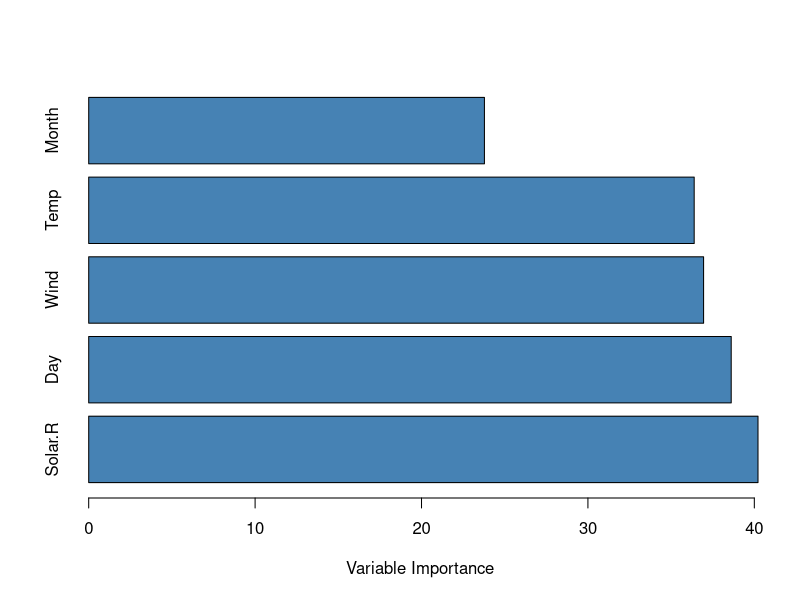

Recreate this plot in R.
library(dplyr)   
library(ggplot2) 
library(e1071)   #for calculating variable importancei
library(caret)   #for general model fitting
library(rpart)   #for fitting decision trees
library(ipred)   #for fitting bagged decision trees

#load data
data("airquality")
View(airquality)

#view structure of airquality dataset
str(airquality)

#for reproducibility
set.seed(1)

#fit the bagged model
bag <- bagging(
  formula = Ozone ~ .,
  data = airquality,
  nbagg = 150, #bootstrapped samples 
  coob = TRUE, #estimated out-of-bag error
  control = rpart.control(minsplit = 2, cp = 0))

#minsplit = 2: This tells the model to only require 2 observations in a node to split.
#cp = 0. This is the complexity parameter. By setting it to 0, we don't require the model to be able to improve the overall fit by any amount in order to perform a split.

#display fitted bagged model
bag

#17.4973=out-of-bag estimated RMSE: the average difference between the predicted value for Ozone and the actual observed value.

#bagged models tend to provide more accurate predictions compared to individual decision trees, it's difficult to interpret and visualize the results of fitted bagged models.

#calculate variable importance
VI <- data.frame(var=names(airquality[,-1]), imp=varImp(bag))

#sort variable importance descending
VI_plot <- VI[order(VI$Overall, decreasing=TRUE),]

#visualize variable importance with horizontal bar plot
barplot(VI_plot$Overall,
        names.arg=rownames(VI_plot),
        horiz=TRUE,
        col='steelblue',
        xlab='Variable Importance')

#Use the Model to Make Predictions
#define new observation for test data
new <- data.frame(Solar.R=150, Wind=8, Temp=70, Month=5, Day=5)

#use fitted bagged model to predict Ozone value of new observation
predict(bag, newdata=new)

#Based on the values of the predictor variables, the fitted bagged model predicts that the Ozone value will be 24.487 on this particular day.